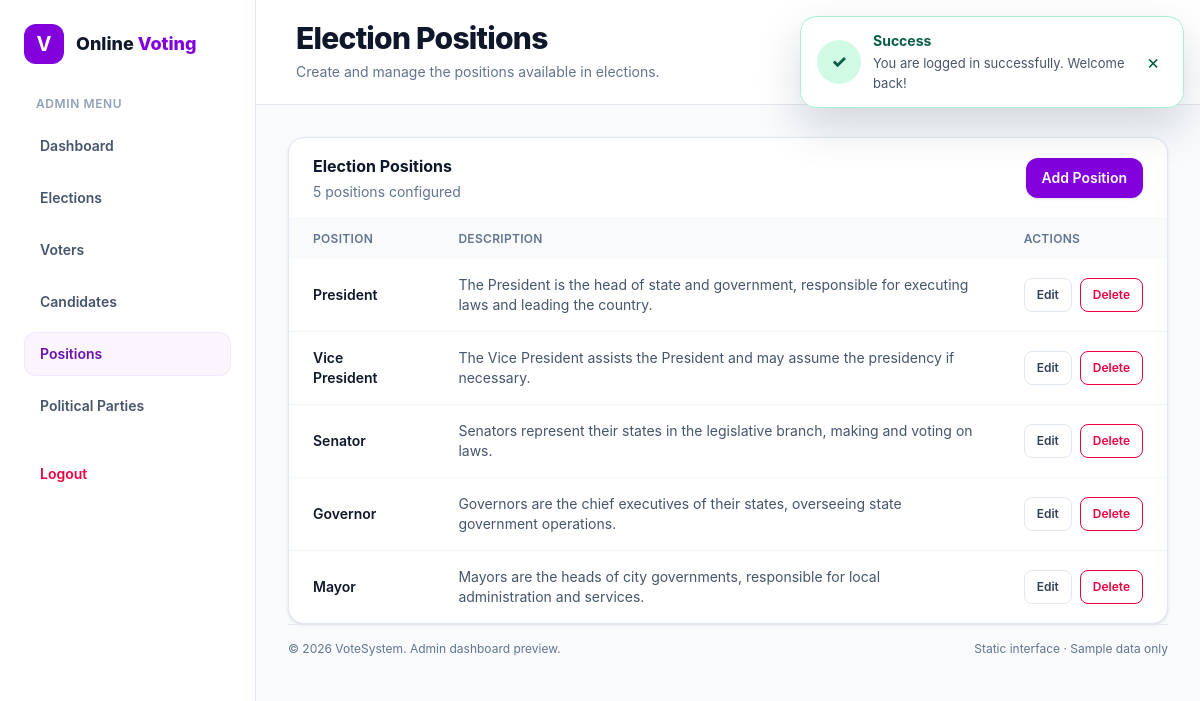
The app's page /views/admin/positions.php (signed in) with its own data.
### tables this page shows
CREATE TABLE positions (
    id INT AUTO_INCREMENT PRIMARY KEY,
    title VARCHAR(100) NOT NULL UNIQUE,
    description TEXT NOT NULL,
    created_at TIMESTAMP DEFAULT CURRENT_TIMESTAMP,
    updated_at TIMESTAMP DEFAULT CURRENT_TIMESTAMP ON UPDATE CURRENT_TIMESTAMP
);

### app/paths.php (called while the page is built, shortened)
<?php
function app_url(string $path = ''): string
{
    return APP_BASE_URL . '/' . ltrim($path, '/');
}

### views/admin/positions.php (the view, shortened to what this page needs)
<?php
require_once __DIR__ . '/../../app/paths.php';
require_once APP_ROOT . '/app/config/database.php';
$stmt = $pdo->query("SELECT id, title, description FROM positions ORDER BY created_at DESC");
$positions = $stmt->fetchAll(PDO::FETCH_ASSOC);
?>
<!DOCTYPE html>
<html lang="en">
<head>
    <link rel="stylesheet" href="../../public/css/app.css">
</head>
<body class="min-h-screen bg-slate-50 text-slate-800 antialiased">
    <div class="flex min-h-screen flex-col md:flex-row">
        <?php $portalRole = 'admin';
        include APP_ROOT . '/includes/shared/portal_sidebar.php'; ?>
        <div class="min-w-0 flex-1">
            <?php
            include APP_ROOT . '/includes/shared/portal_header.php';
            ?>
            <main id="dashboard" class="min-w-0 flex-1">
                <div class="mx-auto max-w-7xl px-4 py-6 sm:px-6 lg:px-8 lg:py-8">
                    <section class="overflow-hidden rounded-2xl border border-slate-200 bg-white shadow-sm">
                        <div class="flex flex-col justify-between gap-3 border-b border-slate-100 px-5 py-4 sm:flex-row sm:items-center sm:px-6">
                            <div>
                                <h2 class="font-bold text-slate-900">Election Positions</h2>
                                <p class="mt-1 text-sm text-slate-500"><span id="positionCount"><?= count($positions) ?></span> positions configured</p>
                            </div>
                            <button type="button" data-open-modal="positionModal" class="inline-flex items-center justify-center rounded-xl bg-purple-700 px-4 py-2.5 text-sm font-semibold text-white shadow-sm transition hover:bg-purple-800">
                                Add Position
                            </button>
                        </div>
                        <div class="overflow-x-auto">
                            <table class="w-full text-left text-sm">
                                <thead class="bg-slate-50 text-xs uppercase tracking-wide text-slate-500">
                                    <tr>
                                        <th class="px-6 py-3 font-semibold">Position</th>
                                        <th class="px-6 py-3 font-semibold">Description</th>
                                        <th class="px-6 py-3 text-right font-semibold">Actions</th>
                                    </tr>
                                </thead>
                                <tbody id="positionRows" class="divide-y divide-slate-100">
                                    <?php foreach ($positions as $position) : ?>
                                        <tr data-record data-id="<?= (int) $position['id'] ?>">
                                            <td class="px-6 py-4 font-semibold text-slate-900" data-title><?= htmlspecialchars($position['title'], ENT_QUOTES, 'UTF-8') ?></td>
                                            <td class="max-w-xl px-6 py-4 text-slate-600" data-description><?= htmlspecialchars($position['description'], ENT_QUOTES, 'UTF-8') ?></td>
                                            <td class="px-6 py-4">
                                                <div class="flex justify-end gap-2">
                                                    <button type="button" data-edit class="rounded-lg border border-slate-200 px-3 py-2 text-xs font-semibold text-slate-700 hover:bg-slate-50">Edit</button>
                                                    <form method="post" action="<?= htmlspecialchars(app_url('views/admin/positions.php'), ENT_QUOTES, 'UTF-8') ?>" data-delete-form>
                                                        <button type="submit" data-delete class="rounded-lg border border-rose-200 px-3 py-2 text-xs font-semibold text-rose-600 hover:bg-rose-50">Delete</button>
                                                    </form>
                                                </div>
                                            </td>
                                        </tr>
                                    <?php endforeach; ?>
                                </tbody>
                            </table>
                        </div>
                    </section>
                    <?php include_once APP_ROOT . '/includes/admin/footer.php' ?>
                </div>
            </main>
        </div>
    </div>
</body>
</html>

### records on screen
positions: title "President", description "The President is the head of state and government, responsible for executing laws and leading the country."
positions: title "Vice President", description "The Vice President assists the President and may assume the presidency if necessary."
positions: title "Senator", description "Senators represent their states in the legislative branch, making and voting on laws."
positions: title "Governor", description "Governors are the chief executives of their states, overseeing state government operations."
positions: title "Mayor", description "Mayors are the heads of city governments, responsible for local administration and services."

### other values on screen
$portalLabel "ADMIN"
$item['label'] "Dashboard"
$item['label'] "Elections"
$item['label'] "Voters"
$item['label'] "Candidates"
$item['label'] "Positions"
$item['label'] "Political Parties"
$pageTitle "Election Positions"
$pageDescription "Create and manage the positions available in elections."
$titles[$type] "Success"
$message "You are logged in successfully. Welcome back!"
count($positions) "5"
